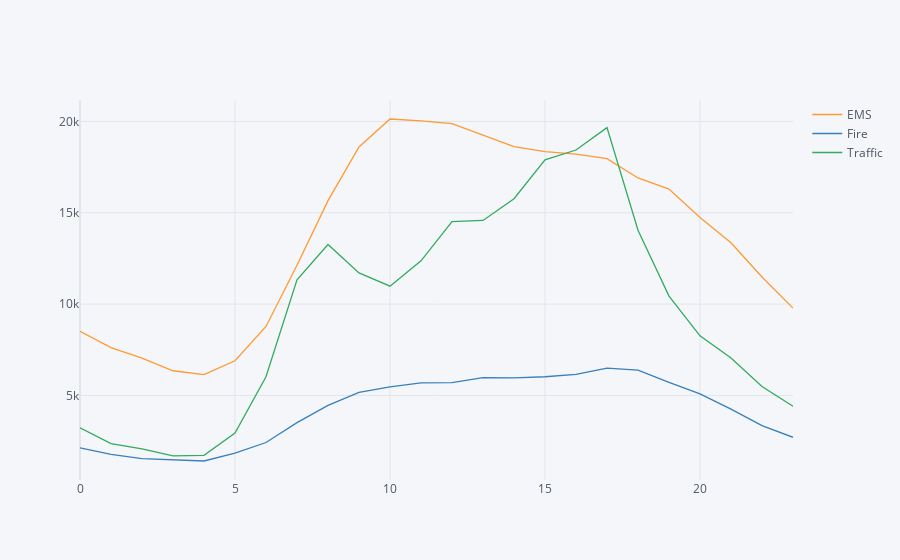

Here is the notebook cell this chart was saved with:
### Code cell
type_vs_hour.iplot()

### Figure 1 — Plotly figure (JSON) as saved in the notebook; plotly's stock layout.template omitted (floating-point values rounded to 4 significant figures)
{"data": [{"line": {"color": "rgba(255, 153, 51, 1.0)", "dash": "solid", "shape": "linear", "width": 1.3}, "mode": "lines", "name": "EMS", "text": "", "type": "scatter", "x": [0, 1, 2, 3, 4, 5, 6, 7, 8, 9, 10, 11, 12, 13, 14, 15, 16, 17, 18, 19, 20, 21, 22, 23], "y": [8513, 7616, 7045, 6349, 6136, 6898, 8775, 12130, 15662, 18600, 20132, 20027, 19880, 19244, 18622, 18345, 18207, 17961, 16903, 16292, 14736, 13357, 11482, 9780]}, {"line": {"color": "rgba(55, 128, 191, 1.0)", "dash": "solid", "shape": "linear", "width": 1.3}, "mode": "lines", "name": "Fire", "text": "", "type": "scatter", "x": [0, 1, 2, 3, 4, 5, 6, 7, 8, 9, 10, 11, 12, 13, 14, 15, 16, 17, 18, 19, 20, 21, 22, 23], "y": [2123, 1769, 1539, 1454, 1409, 1839, 2421, 3508, 4457, 5170, 5467, 5681, 5705, 5974, 5956, 6021, 6155, 6497, 6381, 5711, 5079, 4251, 3348, 2707]}, {"line": {"color": "rgba(50, 171, 96, 1.0)", "dash": "solid", "shape": "linear", "width": 1.3}, "mode": "lines", "name": "Traffic", "text": "", "type": "scatter", "x": [0, 1, 2, 3, 4, 5, 6, 7, 8, 9, 10, 11, 12, 13, 14, 15, 16, 17, 18, 19, 20, 21, 22, 23], "y": [3227, 2366, 2069, 1685, 1720, 2939, 6023, 11333, 13261, 11707, 10978, 12368, 14512, 14579, 15768, 17897, 18435, 19661, 14038, 10439, 8264, 7051, 5483, 4405]}], "layout": {"legend": {"bgcolor": "#F5F6F9", "font": {"color": "#4D5663"}}, "paper_bgcolor": "#F5F6F9", "plot_bgcolor": "#F5F6F9", "title": {"font": {"color": "#4D5663"}}, "xaxis": {"gridcolor": "#E1E5ED", "showgrid": true, "tickfont": {"color": "#4D5663"}, "title": {"font": {"color": "#4D5663"}, "text": ""}, "zerolinecolor": "#E1E5ED"}, "yaxis": {"gridcolor": "#E1E5ED", "showgrid": true, "tickfont": {"color": "#4D5663"}, "title": {"font": {"color": "#4D5663"}, "text": ""}, "zerolinecolor": "#E1E5ED"}}}
